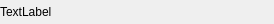
<?xml version="1.0" encoding="UTF-8"?>
<ui version="4.0">
 <class>PlaylistItemWidget</class>
 <widget class="QWidget" name="PlaylistItemWidget">
  <property name="geometry">
   <rect>
    <x>0</x>
    <y>0</y>
    <width>274</width>
    <height>24</height>
   </rect>
  </property>
  <property name="windowTitle">
   <string>Form</string>
  </property>
  <layout class="QHBoxLayout" name="horizontalLayout">
   <property name="spacing">
    <number>0</number>
   </property>
   <property name="leftMargin">
    <number>0</number>
   </property>
   <property name="topMargin">
    <number>0</number>
   </property>
   <property name="rightMargin">
    <number>0</number>
   </property>
   <property name="bottomMargin">
    <number>0</number>
   </property>
   <item>
    <layout class="QVBoxLayout" name="verticalLayout">
     <property name="spacing">
      <number>5</number>
     </property>
     <item>
      <widget class="QLabel" name="trackTitle">
       <property name="lineWidth">
        <number>0</number>
       </property>
       <property name="text">
        <string>TextLabel</string>
       </property>
      </widget>
     </item>
    </layout>
   </item>
  </layout>
 </widget>
 <resources/>
 <connections/>
</ui>
